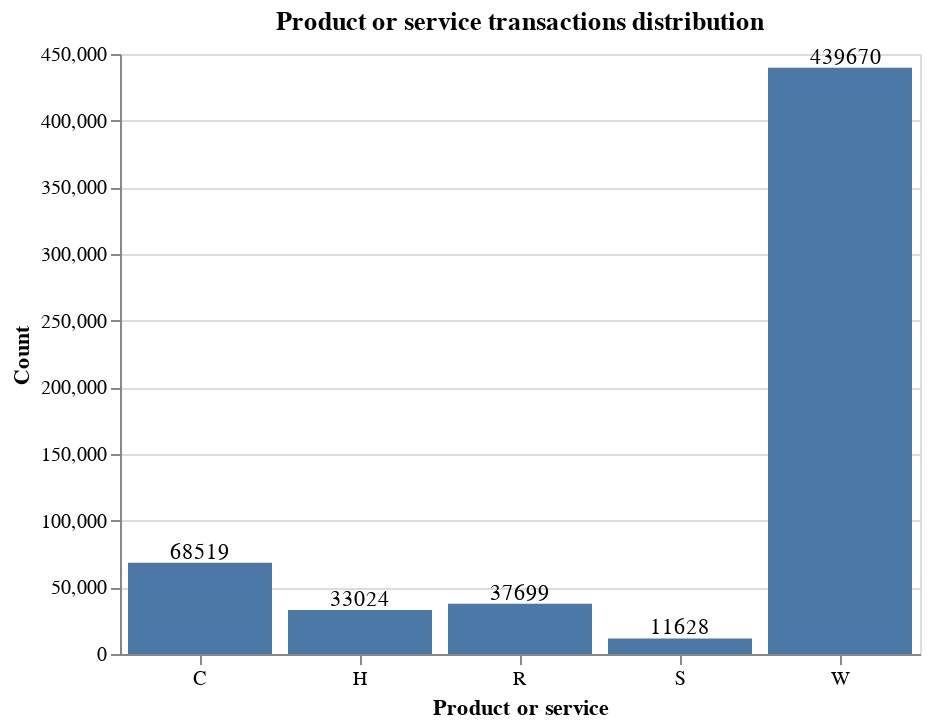

The cell this chart's notebook holds for it:
### Code cell
bar_chart=alt.Chart(productCDGroup).mark_bar().encode(
    alt.X('ProductCD:N', axis=alt.Axis(labelAngle=0), title='Product or service'), 
    alt.Y('count:Q', title='Count'))
text_chart = bar_chart.mark_text(align='left', baseline='bottom', dx=-15).encode(text='count:Q')
(bar_chart + text_chart).properties(height=300, width=400, title='Product or service transactions distribution')

### Figure 1 — Vega-Lite specification as saved in the notebook (floating-point values rounded to 4 significant figures)
{"$schema": "https://vega.github.io/schema/vega-lite/v4.17.0.json", "config": {"view": {"continuousHeight": 300, "continuousWidth": 400}}, "data": {"name": "data-a4036a22c99244326afa9263dbb65a0d"}, "datasets": {"data-a4036a22c99244326afa9263dbb65a0d": [{"ProductCD": "C", "count": 68519}, {"ProductCD": "H", "count": 33024}, {"ProductCD": "R", "count": 37699}, {"ProductCD": "S", "count": 11628}, {"ProductCD": "W", "count": 439670}]}, "height": 300, "layer": [{"encoding": {"x": {"axis": {"labelAngle": 0}, "field": "ProductCD", "title": "Product or service", "type": "nominal"}, "y": {"field": "count", "title": "Count", "type": "quantitative"}}, "mark": "bar"}, {"encoding": {"text": {"field": "count", "type": "quantitative"}, "x": {"axis": {"labelAngle": 0}, "field": "ProductCD", "title": "Product or service", "type": "nominal"}, "y": {"field": "count", "title": "Count", "type": "quantitative"}}, "mark": {"align": "left", "baseline": "bottom", "dx": -15, "type": "text"}}], "title": "Product or service transactions distribution", "width": 400}
